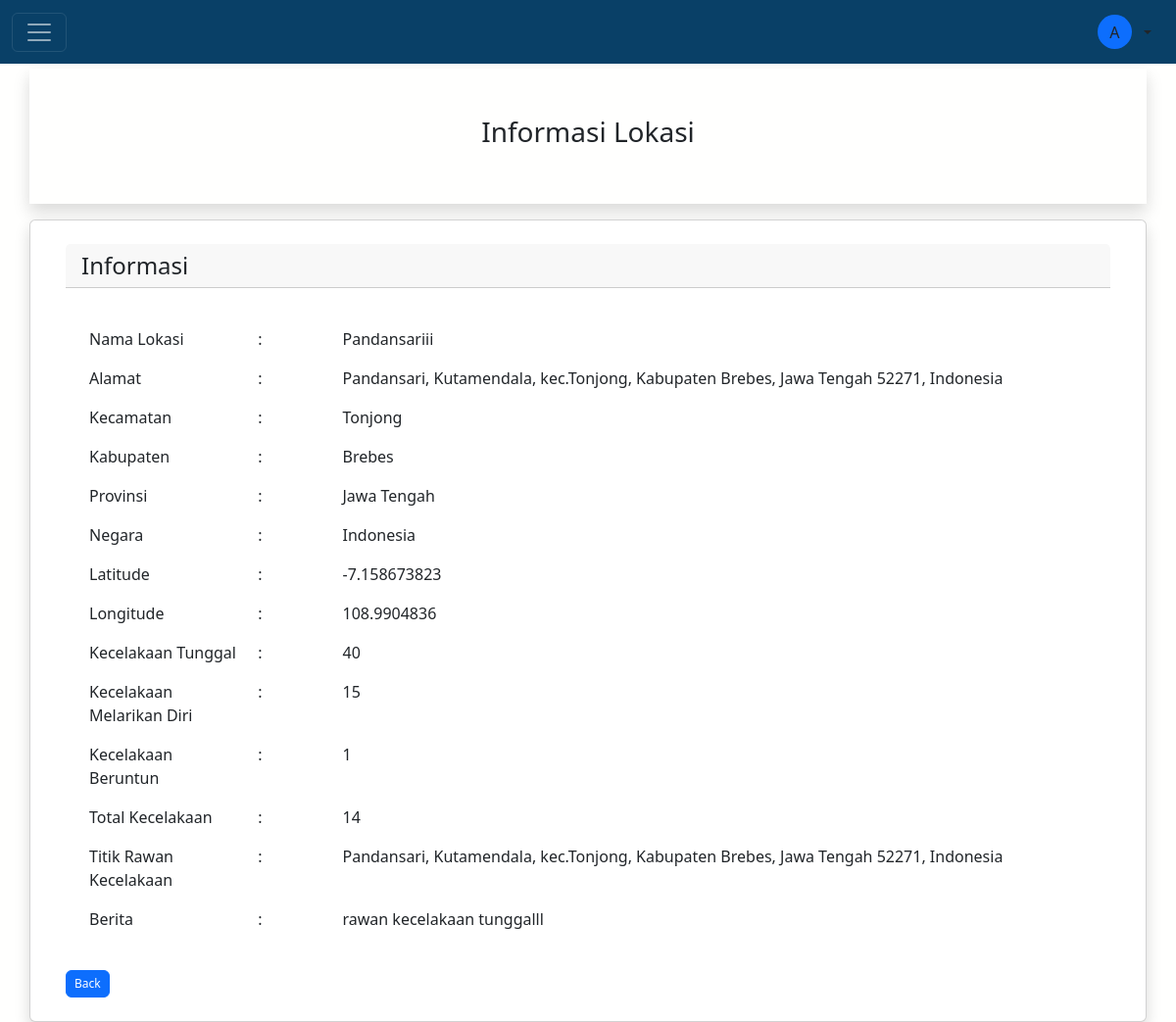
The page /admin/location-show.php?id=079604 (signed in) on the database its author committed.
### tables this page shows
CREATE TABLE `location` (
  `id` varchar(255) NOT NULL,
  `name` varchar(255) DEFAULT NULL,
  `address` varchar(255) DEFAULT NULL,
  `latitude` varchar(255) DEFAULT NULL,
  `longitude` varchar(255) DEFAULT NULL,
  `k_tunggal` int(11) DEFAULT NULL,
  `k_lari` int(11) DEFAULT NULL,
  `k_beruntun` int(11) DEFAULT NULL,
  `total_laka` int(11) NOT NULL,
  `negara` varchar(255) DEFAULT NULL,
  `provinsi` varchar(255) DEFAULT NULL,
  `kabupaten` varchar(255) DEFAULT NULL,
  `kecamatan` varchar(255) DEFAULT NULL,
  `description` varchar(255) DEFAULT NULL
);

### function.php (called while the page is built, shortened)
<?php
  $host = "localhost";
  $user = "root";
  $pass = "";
  $db = "geo_info_sys";
  try {
    $conn = mysqli_connect("$host", "$user", "$pass", "$db");
  } catch (PDOException $e) {
    die ("Koneksi Gagal: " . $e->getMessage());
  }
  function query($query) {
    global $conn;
    $result = mysqli_query($conn, $query);
    $rows = [];
    while ($row = mysqli_fetch_assoc($result)) {
      $rows[] = $row;
    }
    return $rows;
  }

### admin/location-show.php (the view, shortened to what this page needs)
<?php
include '../function.php';
$id = $_GET['id'];
$location = query("SELECT * FROM `location` WHERE id=$id")[0];
?>
<!DOCTYPE html>
<html lang="en">
<head>
  <link href="https://cdn.jsdelivr.net/npm/bootstrap@5.3.0-alpha3/dist/css/bootstrap.min.css" rel="stylesheet" />
  <link rel="stylesheet" href="css/info.css" />
  <link rel="stylesheet" href="https://cdn.jsdelivr.net/npm/bootstrap-icons@1.10.4/font/bootstrap-icons.css" />
</head>
<body>
  <?php include 'navbarAdmin.php' ?>
  <section style="height: 70px;">
  </section>
  <section id="header-informasi">
    <div class="container">
      <div class="row shadow p-5 justify-content-center">
        <div class="col-md-12 text-center">
          <h3>Informasi Lokasi</h3>
        </div>
      </div>
    </div>
  </section>
  <section id="informasi">
    <div class="container">
      <div class="row card shadow p-4 mt-3">
        <div class="col-md-12">
          <h4 class="card-header">Informasi</h4>
          <div class="card-body">
            <div class="col-2 col-md-12">
              <table class="table table-borderless table-responsive">
                <thead>
                  <tr>
                    <th scope="col" class="col-2"></th>
                    <th scope="col" class="col-1"></th>
                    <th scope="col" class="col-9"></th>
                  </tr>
                </thead>
                <tbody>
                  <tr>
                    <td>Nama Lokasi</td>
                    <td>:</td>
                    <td><?= $location['name'] ?></td>
                  </tr>
                  <tr>
                    <td>Alamat</td>
                    <td>:</td>
                    <td><?= $location['address'] ?></td>
                  </tr>
                  <tr>
                    <td>Kecamatan</td>
                    <td>:</td>
                    <td><?= $location['kecamatan'] ?></td>
                  </tr>
                  <tr>
                    <td>Kabupaten</td>
                    <td>:</td>
                    <td><?= $location['kabupaten'] ?></td>
                  </tr>
                  <tr>
                    <td>Provinsi</td>
                    <td>:</td>
                    <td><?= $location['provinsi'] ?></td>
                  </tr>
                  <tr>
                    <td>Negara</td>
                    <td>:</td>
                    <td><?= $location['negara'] ?></td>
                  </tr>
                  <tr>
                    <td>Latitude</td>
                    <td>:</td>
                    <td><?= $location['latitude'] ?></td>
                  </tr>
                  <tr>
                    <td>Longitude</td>
                    <td>:</td>
                    <td><?= $location['longitude'] ?></td>
                  </tr>
                  <tr>
                    <td>Kecelakaan Tunggal</td>
                    <td>:</td>
                    <td><?= $location['k_tunggal'] ?></td>
                  </tr>
                  <tr>
                    <td>Kecelakaan Melarikan Diri</td>
                    <td>:</td>
                    <td><?= $location['k_lari'] ?></td>
                  </tr>
                  <tr>
                    <td>Kecelakaan Beruntun</td>
                    <td>:</td>
                    <td><?= $location['k_beruntun'] ?></td>
                  </tr>
                  <tr>
                    <td>Total Kecelakaan</td>
                    <td>:</td>
                    <td><?= $location['total_laka'] ?></td>
                  </tr>
                  <tr>
                    <td>Titik Rawan Kecelakaan</td>
                    <td>:</td>
                    <td><?= $location['address'] ?></td>
                  </tr>
                  <tr>
                    <td>Berita</td>
                    <td>:</td>
                    <td>
                      <?= $location['description'] ?>
                    </td>
                  </tr>
                </tbody>
              </table>
            </div>
          </div>
          <div>
            <a href="location.php">
              <button type="button" class="btn btn-primary" style="--bs-btn-padding-y: 0.25rem; --bs-btn-padding-x: 0.5rem; --bs-btn-font-size: 0.75rem">
                Back
              </button>
            </a>
          </div>
        </div>
      </div>
    </div>
  </section>
</body>
</html>

### admin/css/info.css (style rules this page uses)
body { background-color: #fffffe; }
a { text-decoration: none; color: rgb(250, 250, 250); }

### rows shown on the page
location: name "Pandansariii", address "Pandansari, Kutamendala, kec.Tonjong, Kabupaten Brebes, Jawa Tengah 52271, Indonesia", kecamatan "Tonjong", kabupaten "Brebes", provinsi "Jawa Tengah", negara "Indonesia", latitude "-7.158673823", longitude "108.9904836", k_tunggal "40", k_lari "15", k_beruntun "1", total_laka "14", description "rawan kecelakaan tunggalll"
